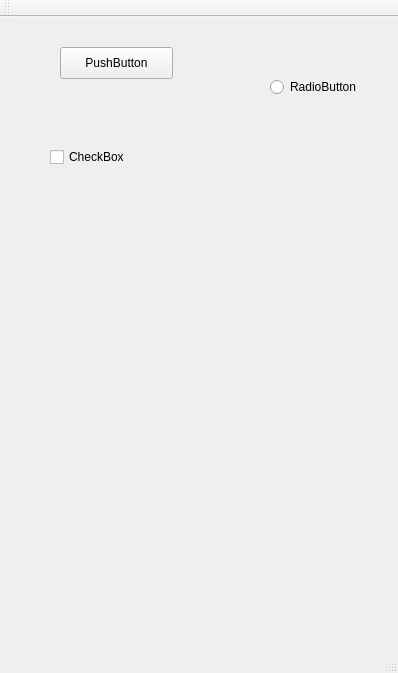
<?xml version="1.0" encoding="UTF-8"?>
<ui version="4.0">
 <class>MainWindow</class>
 <widget class="QMainWindow" name="MainWindow">
  <property name="geometry">
   <rect>
    <x>0</x>
    <y>0</y>
    <width>398</width>
    <height>673</height>
   </rect>
  </property>
  <property name="windowTitle">
   <string>MainWindow</string>
  </property>
  <widget class="QWidget" name="centralWidget">
   <widget class="QPushButton" name="pushButton">
    <property name="geometry">
     <rect>
      <x>60</x>
      <y>30</y>
      <width>113</width>
      <height>32</height>
     </rect>
    </property>
    <property name="text">
     <string>PushButton</string>
    </property>
   </widget>
   <widget class="QRadioButton" name="radioButton">
    <property name="geometry">
     <rect>
      <x>270</x>
      <y>60</y>
      <width>100</width>
      <height>20</height>
     </rect>
    </property>
    <property name="text">
     <string>RadioButton</string>
    </property>
   </widget>
   <widget class="QCheckBox" name="checkBox">
    <property name="geometry">
     <rect>
      <x>50</x>
      <y>130</y>
      <width>87</width>
      <height>20</height>
     </rect>
    </property>
    <property name="text">
     <string>CheckBox</string>
    </property>
   </widget>
  </widget>
  <widget class="QMenuBar" name="menuBar">
   <property name="geometry">
    <rect>
     <x>0</x>
     <y>0</y>
     <width>398</width>
     <height>22</height>
    </rect>
   </property>
  </widget>
  <widget class="QToolBar" name="mainToolBar">
   <attribute name="toolBarArea">
    <enum>TopToolBarArea</enum>
   </attribute>
   <attribute name="toolBarBreak">
    <bool>false</bool>
   </attribute>
  </widget>
  <widget class="QStatusBar" name="statusBar"/>
 </widget>
 <layoutdefault spacing="6" margin="11"/>
 <resources/>
 <connections/>
</ui>
